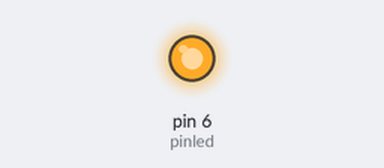
Simulated run of this sketch. Board: Arduino Uno, built with avr-gcc and run on an emulated ATmega328P. Parts: output pins drawn as LEDs (lit = HIGH).

Above: at 0.1 s.
Timing chart, 0 to 1.6 s (numbered marks = the images above):
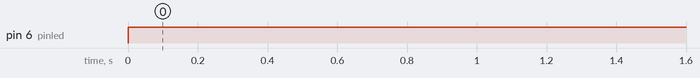

The sketch:

11.30.2019_-_Liga_LED.ino
```cpp
byte pinled = 6; // cria a variável pinled e insere no pino PWM ~6
void setup() {
 pinMode (pinled, OUTPUT); //modo da variável OUTPUT
}
void loop() {
  analogWrite (pinled, 255); // escreve na variável 100% da porta PWM = 256-1
}
```

Measured:
- by itself, pin 6 (pinled): LOW → HIGH at 0.00 s
